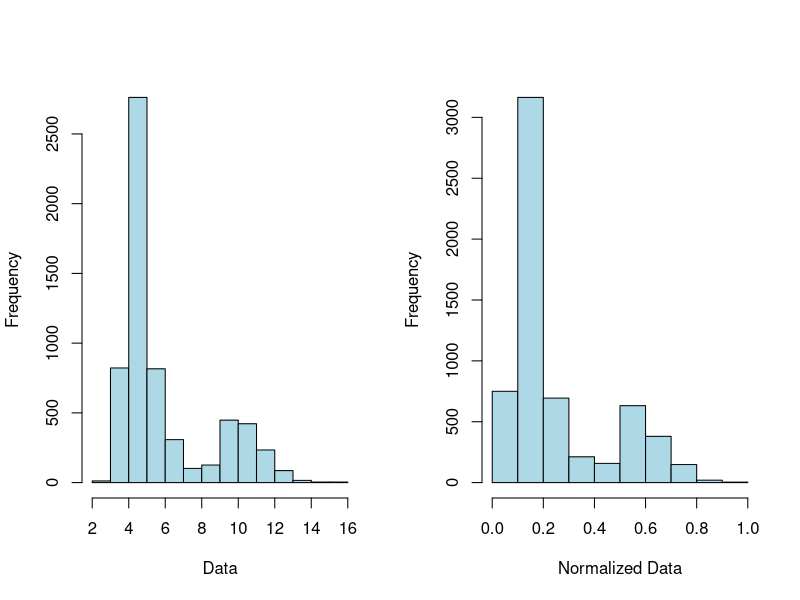

Reproduce this figure in R.
setwd("/home/bella/Dropbox/Master-Thesis/MA_Thesis_Program/")
rom <- read.csv("final_nw_iranian.csv", header=TRUE, sep=",", stringsAsFactors=FALSE)
#Normalized Data to value between 0 and 1
normalized = (rom$Score-min(rom$Score))/(max(rom$Score)-min(rom$Score))
print(normalized)
# Histogram of example data and normalized data
par(mfrow=c(1,2))
hist(rom$Score,          breaks=10, xlab="Data",            col="lightblue", main="")
hist(normalized, breaks=10, xlab="Normalized Data", col="lightblue", main="")

#turn similarities into distances
a <- 1-normalized
write.csv(a, "fml.csv")
write.csv(normalized,"test2.csv")
